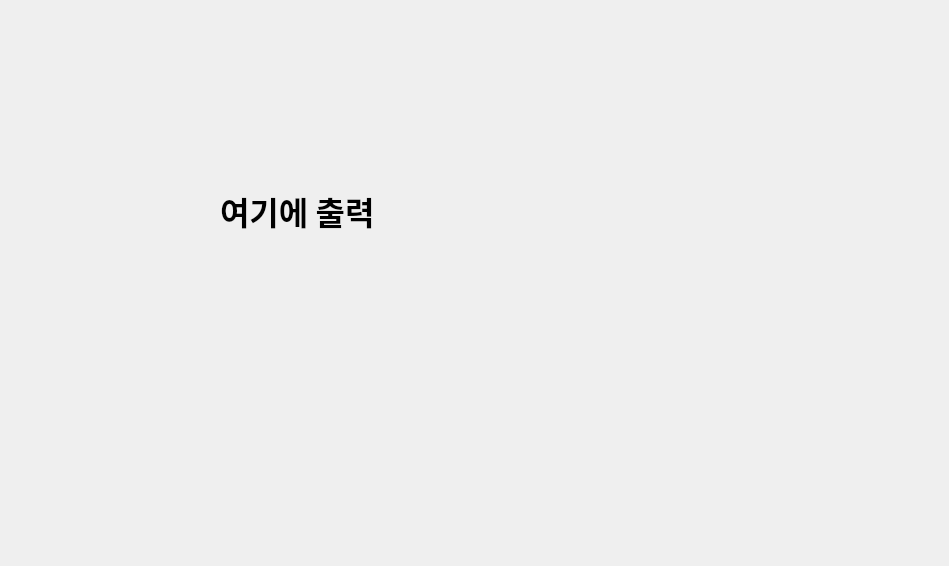
<?xml version="1.0" encoding="UTF-8"?>
<ui version="4.0">
 <class>Dialog</class>
 <widget class="QDialog" name="Dialog">
  <property name="geometry">
   <rect>
    <x>0</x>
    <y>0</y>
    <width>949</width>
    <height>566</height>
   </rect>
  </property>
  <property name="windowTitle">
   <string>Dialog</string>
  </property>
  <widget class="QLabel" name="label">
   <property name="geometry">
    <rect>
     <x>220</x>
     <y>170</y>
     <width>481</width>
     <height>81</height>
    </rect>
   </property>
   <property name="font">
    <font>
     <family>맑은 고딕</family>
     <pointsize>24</pointsize>
     <weight>75</weight>
     <bold>true</bold>
    </font>
   </property>
   <property name="text">
    <string>여기에 출력</string>
   </property>
  </widget>
 </widget>
 <resources/>
 <connections/>
</ui>
